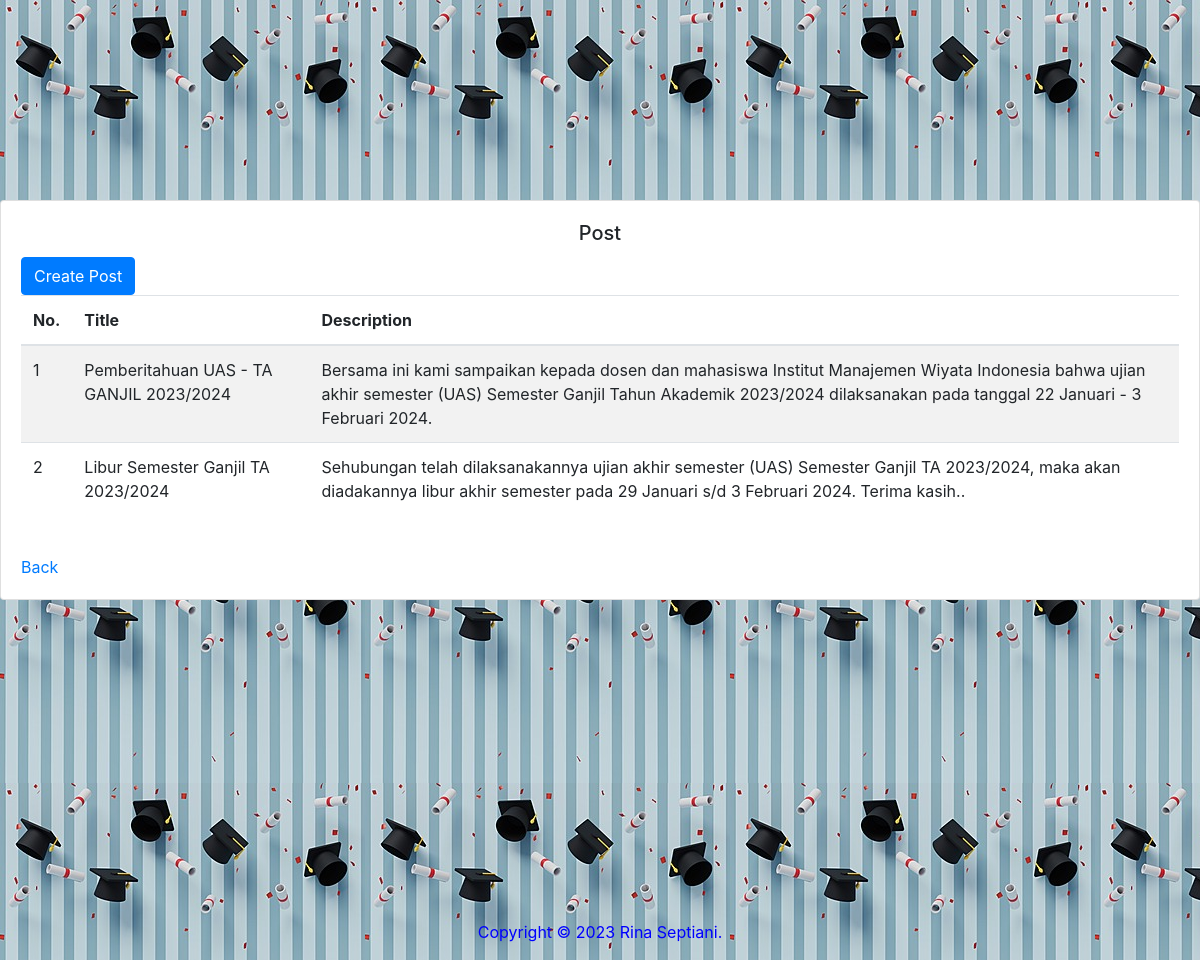
The app's page /post.php with its own data.
### tables this page shows
CREATE TABLE `post` (
  `id` int(11) NOT NULL,
  `title` varchar(255) NOT NULL,
  `description` text NOT NULL
);

### functions.php (called while the page is built, shortened)
<?php
function getConnection()
{
    $servername = "localhost";
    $username = "root";
    $password = "";
    $dbname = "db_akademik";
    $conn = new mysqli($servername, $username, $password, $dbname);
    return $conn;
}
function getPost()
{
    $query = "SELECT post.title as title_post, post.description
    FROM post";
    $conn = getConnection();
    $statement = $conn->prepare($query);
    $statement->execute();
    $result = $statement->get_result();
    $post = $result->fetch_all(MYSQLI_ASSOC);
    return $post;
}
?>

### post.php (the view, shortened to what this page needs)
<!DOCTYPE html>
<html lang="en">
<head>
    <link rel="stylesheet" href="https://maxcdn.bootstrapcdn.com/bootstrap/4.5.2/css/bootstrap.min.css">
</head>
<body>
<?php
include_once('functions.php');
$post = getPost();
?>
  <div class="login-container">
    <div class="card">
      <div class="card-body">
        <h5 class="card-title" align="center">Post</h5>
        <a href="create-post.php" class='btn btn-primary'>Create Post</a>
        <table class="table table-striped">
        <thead>
          <tr>
                <th>No.</th>
                <th>Title</th>
                <th>Description</th>
            </tr>
          </thead>
          <tbody>
          <?php foreach ($post as $index => $pst): ?>
              <tr>
                    <td><?php echo $index + 1 ?></td>
                    <td><?php echo $pst['title_post']; ?></td>
                    <td><?php echo $pst['description']; ?></td>
              </tr>
            <?php endforeach; ?>
          </tbody>
        </table>
        <br>
            <a href="home.php">Back</a>
      </div>
    </div>
    </div>
    <br><br><br><br><br>
<footer style="text-align: center; color: blue;">
      <p>Copyright &copy; 2023 Rina Septiani.</p>
</footer>
</body>
</html>

### post.php (style rules this page uses)
.login-container { display: flex; justify-content: center; align-items: center; height: 100vh; }
body { background-image: url("bg/bg.jpg"); }

### records on screen
post: title "Pemberitahuan UAS - TA GANJIL 2023/2024", description "Bersama ini kami sampaikan kepada dosen dan mahasiswa Institut Manajemen Wiyata Indonesia bahwa ujian akhir semester (UAS) Semester Ganjil Tahun Akademik 2023/2024 dilaksanakan pada tanggal 22 Januari - 3 Februari 2024."
post: title "Libur Semester Ganjil TA 2023/2024", description "Sehubungan telah dilaksanakannya ujian akhir semester (UAS) Semester Ganjil TA 2023/2024, maka akan diadakannya libur akhir semester pada 29 Januari s/d 3 Februari 2024. Terima kasih.."
